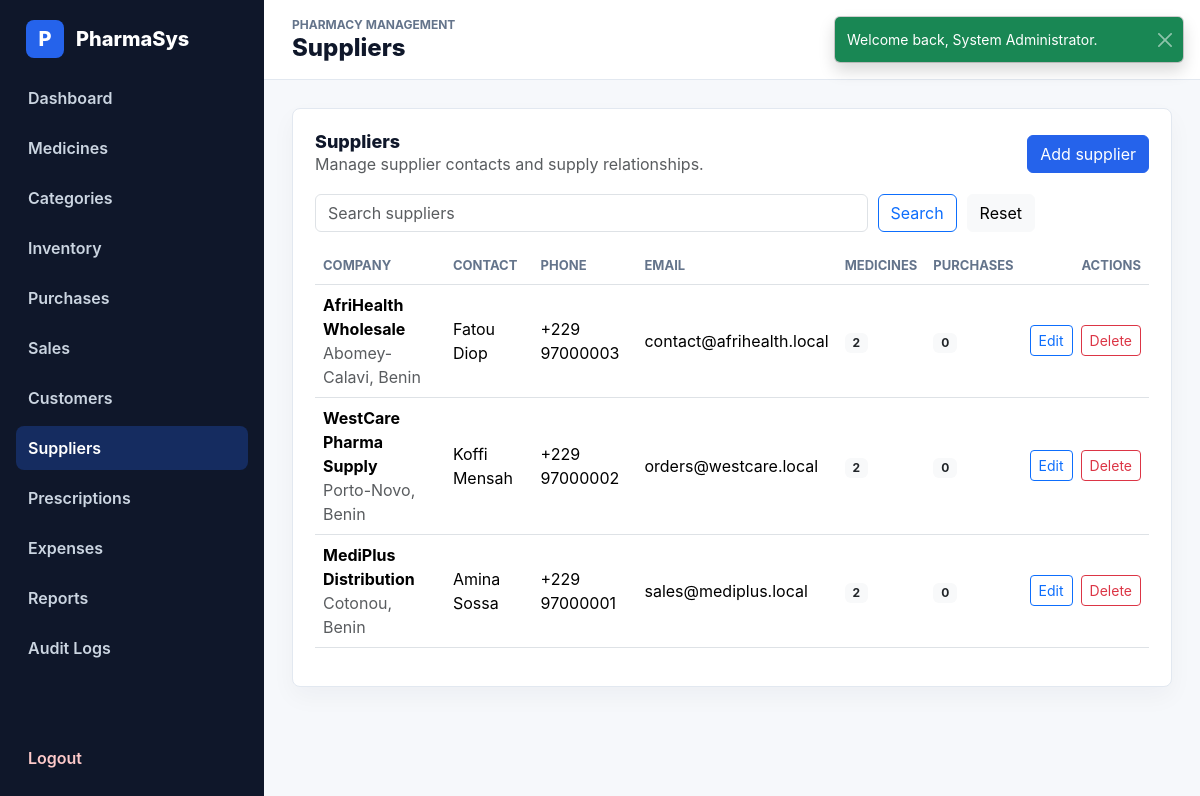
Screenshot of /modules/suppliers/index.php (signed in) with the database file from the repository.
### tables this page shows
CREATE TABLE suppliers (
    id INT AUTO_INCREMENT PRIMARY KEY,
    company_name VARCHAR(150) NOT NULL,
    contact_person VARCHAR(100),
    phone VARCHAR(20),
    email VARCHAR(100),
    address TEXT,
    created_at TIMESTAMP DEFAULT CURRENT_TIMESTAMP,
    INDEX idx_suppliers_company_name (company_name)
);

### config/app.php (called while the page is built)
<?php
return [
    'name' => 'PharmaSys',
    'base_url' => '/PharmaSys',
    'timezone' => 'Africa/Porto-Novo',
    'session_name' => 'pharmasys_session',
];

### app/Helpers/url.php (called while the page is built, shortened)
<?php
function app_config(string $key, mixed $default = null): mixed
{
    static $config = null;
    if ($config === null) {
        $config = require __DIR__ . '/../../config/app.php';
    }
    return $config[$key] ?? $default;
}
function url(string $path = ''): string
{
    $baseUrl = rtrim(app_config('base_url', ''), '/');
    $path = ltrim($path, '/');
    return $path === '' ? $baseUrl : "{$baseUrl}/{$path}";
}

### app/Helpers/validation.php (called while the page is built, shortened)
<?php
function e(?string $value): string
{
    return htmlspecialchars((string) $value, ENT_QUOTES, 'UTF-8');
}

### modules/suppliers/index.php (the view, shortened to what this page needs)
<?php
$pdo = Database::connection();
$search = trim($_GET['search'] ?? '');
$page = max(1, (int) ($_GET['page'] ?? 1));
$perPage = 10;
$offset = ($page - 1) * $perPage;
$whereSql = '';
$statement = $pdo->prepare("
    SELECT
        s.*,
        COUNT(DISTINCT m.id) AS medicine_count,
        COUNT(DISTINCT p.id) AS purchase_count
    FROM suppliers s
    LEFT JOIN medicines m ON m.supplier_id = s.id
    LEFT JOIN purchases p ON p.supplier_id = s.id
    {$whereSql}
    GROUP BY s.id
    ORDER BY s.created_at DESC, s.id DESC
    LIMIT :limit OFFSET :offset
");
$statement->bindValue(':limit', $perPage, PDO::PARAM_INT);
$statement->bindValue(':offset', $offset, PDO::PARAM_INT);
$statement->execute();
$suppliers = $statement->fetchAll();
require_once __DIR__ . '/../../templates/header.php';
require_once __DIR__ . '/../../templates/sidebar.php';
?>
<main class="main-panel">
    <?php require_once __DIR__ . '/../../templates/topbar.php'; ?>
    <?php require_once __DIR__ . '/../../templates/flash.php'; ?>
    <section class="content-area">
        <section class="panel">
            <div class="panel-header">
                <div>
                    <h2>Suppliers</h2>
                    <p class="text-muted mb-0">Manage supplier contacts and supply relationships.</p>
                </div>
                <a class="btn btn-primary" href="<?php echo url('modules/suppliers/create.php'); ?>">Add supplier</a>
            </div>
            <form class="filter-bar compact" method="get">
                <input class="form-control" name="search" value="<?php echo e($search); ?>" placeholder="Search suppliers">
                <button class="btn btn-outline-primary" type="submit">Search</button>
                <a class="btn btn-light" href="<?php echo url('modules/suppliers/index.php'); ?>">Reset</a>
            </form>
            <div class="table-responsive mt-3">
                <table class="table align-middle data-table">
                    <thead>
                        <tr>
                            <th>Company</th>
                            <th>Contact</th>
                            <th>Phone</th>
                            <th>Email</th>
                            <th>Medicines</th>
                            <th>Purchases</th>
                            <th class="text-end">Actions</th>
                        </tr>
                    </thead>
                    <tbody>
                        <?php foreach ($suppliers as $supplier): ?>
                            <tr>
                                <td>
                                    <strong><?php echo e($supplier['company_name']); ?></strong>
                                    <span class="d-block text-muted"><?php echo e($supplier['address'] ?: 'No address'); ?></span>
                                </td>
                                <td><?php echo e($supplier['contact_person'] ?: 'Not set'); ?></td>
                                <td><?php echo e($supplier['phone'] ?: 'Not set'); ?></td>
                                <td><?php echo e($supplier['email'] ?: 'Not set'); ?></td>
                                <td><span class="badge text-bg-light text-dark"><?php echo (int) $supplier['medicine_count']; ?></span></td>
                                <td><span class="badge text-bg-light text-dark"><?php echo (int) $supplier['purchase_count']; ?></span></td>
                                <td class="text-end">
                                    <div class="action-buttons">
                                        <a class="btn btn-sm btn-outline-primary" href="<?php echo url('modules/suppliers/edit.php?id=' . (int) $supplier['id']); ?>">Edit</a>
                                        <form method="post" action="<?php echo url('modules/suppliers/delete.php'); ?>" onsubmit="return confirm('Delete this supplier?');">
                                            <button class="btn btn-sm btn-outline-danger" type="submit">Delete</button>
                                        </form>
                                    </div>
                                </td>
                            </tr>
                        <?php endforeach; ?>
                    </tbody>
                </table>
            </div>
        </section>
    </section>
</main>
<?php require_once __DIR__ . '/../../templates/footer.php'; ?>

### assets/css/style.css (style rules this page uses)
:root { --primary: #2563eb; --secondary: #0f172a; --success: #10b981; --warning: #f59e0b; --danger: #ef4444; --muted: #64748b; --line: #e2e8f0; --page: #f6f8fb; --panel: #ffffff; }
* { box-sizing: border-box; }
body { margin: 0; color: var(--secondary); background: var(--page); font-family: Inter, system-ui, -apple-system, BlinkMacSystemFont, "Segoe UI", sans-serif; }
a { text-decoration: none; }
.btn-primary { background: var(--primary); border-color: var(--primary); }
.main-panel { min-height: 100vh; margin-left: 264px; }
.content-area { padding: 28px; }
.stat-card, .panel, .auth-card { background: var(--panel); border: 1px solid var(--line); border-radius: 8px; box-shadow: 0 10px 25px rgba(15, 23, 42, 0.04); }
.panel { padding: 22px; }
.panel-header { display: flex; align-items: center; justify-content: space-between; gap: 16px; margin-bottom: 18px; }
.panel-header h2 { margin: 0; font-size: 18px; font-weight: 800; }
.table th { color: var(--muted); font-size: 13px; text-transform: uppercase; }
.filter-bar { display: grid; grid-template-columns: minmax(220px, 1.4fr) repeat(3, minmax(160px, 1fr)) auto auto; gap: 10px; align-items: center; }
.filter-bar.compact { grid-template-columns: minmax(220px, 1fr) auto auto; max-width: 720px; }
.data-table td { vertical-align: middle; }
.action-buttons { display: flex; justify-content: flex-end; gap: 8px; }
.action-buttons form { margin: 0; }

### rows the page displays
suppliers: company_name "AfriHealth Wholesale", address "Abomey-Calavi, Benin", contact_person "Fatou Diop", phone "+229 97000003", email "contact@afrihealth.local", medicine_count "2", purchase_count "0"
suppliers: company_name "WestCare Pharma Supply", address "Porto-Novo, Benin", contact_person "Koffi Mensah", phone "+229 97000002", email "orders@westcare.local", medicine_count "2", purchase_count "0"
suppliers: company_name "MediPlus Distribution", address "Cotonou, Benin", contact_person "Amina Sossa", phone "+229 97000001", email "sales@mediplus.local", medicine_count "2", purchase_count "0"

### other values shown
$item['label'] "Dashboard"
$item['label'] "Medicines"
$item['label'] "Categories"
$item['label'] "Inventory"
$item['label'] "Purchases"
$item['label'] "Sales"
$item['label'] "Customers"
$item['label'] "Suppliers"
$item['label'] "Prescriptions"
$item['label'] "Expenses"
$item['label'] "Reports"
$item['label'] "Audit Logs"
$pageTitle "Suppliers"
$success "Welcome back, System Administrator."
